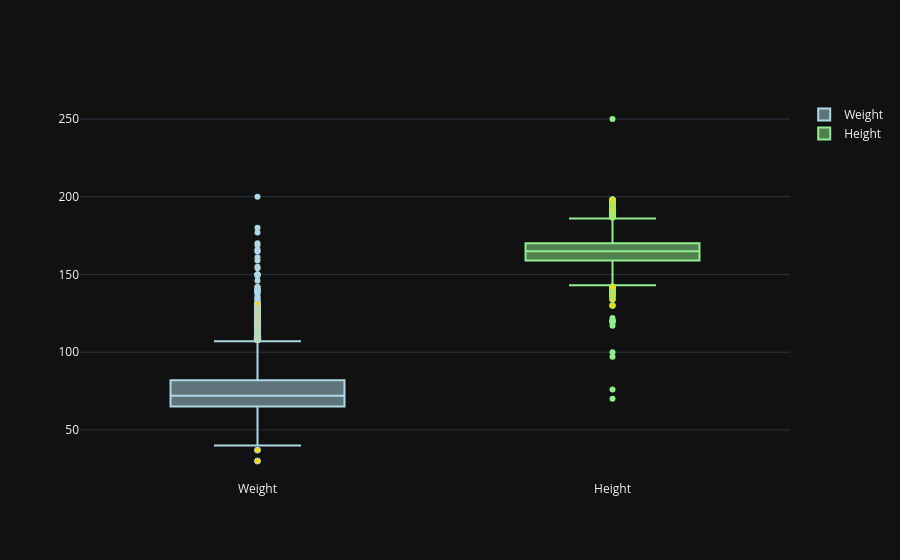

Write notebook code for a chart like this one.
### Code cell
# Usando o Boxplot para identificar possíveis outliers
fig = go.Figure()
fig.add_trace(go.Box(y = base['weight'],
                     name = 'Weight',
                     boxpoints = 'suspectedoutliers',
                     marker = dict(color = 'lightblue',
                                 outliercolor = 'gold')))
fig.add_trace(go.Box(y = base['height'],
                     name = 'Height',
                     boxpoints = 'suspectedoutliers',
                     marker = dict(color = 'lightgreen',
                                 outliercolor = 'gold')))

fig.show()

### Figure 1 — Plotly figure (JSON) as saved in the notebook; plotly's stock layout.template omitted (floating-point values rounded to 4 significant figures; data arrays with more than 128 entries replaced by an {"elided": "..."} marker saying what was removed)
{"data": [{"boxpoints": "suspectedoutliers", "marker": {"color": "lightblue", "outliercolor": "gold"}, "name": "Weight", "y": {"elided": "10000 float values"}, "type": "box"}, {"boxpoints": "suspectedoutliers", "marker": {"color": "lightgreen", "outliercolor": "gold"}, "name": "Height", "y": {"elided": "10000 int values"}, "type": "box"}], "layout": {}}
